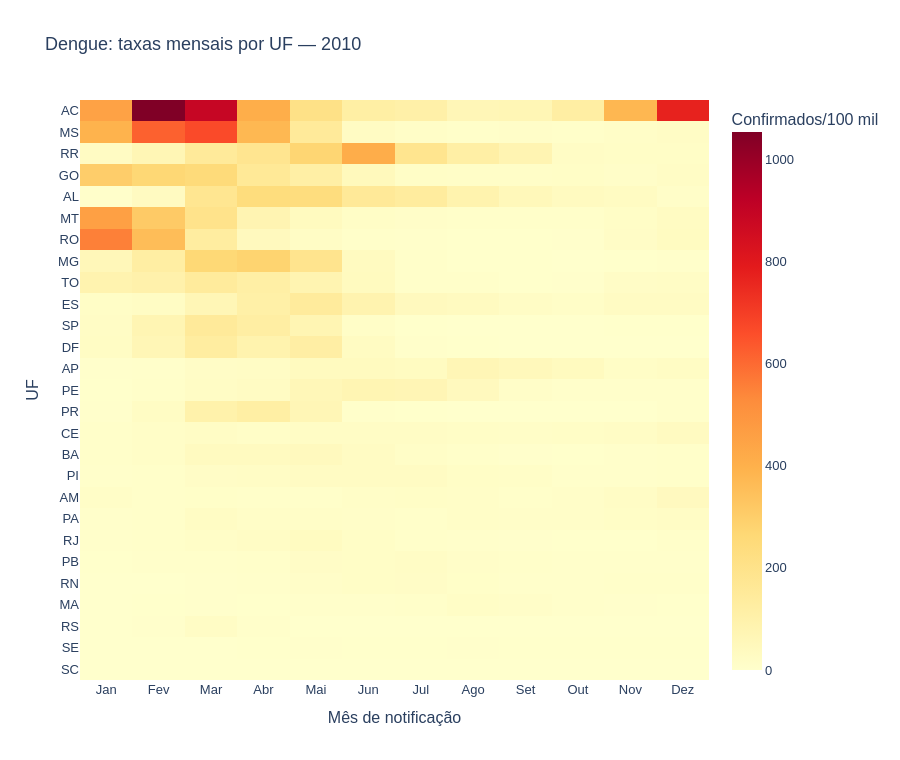

The cell this chart's notebook holds for it:
### Markdown cell above
## 5. Sazonalidade das taxas por UF

Cada célula representa a taxa de confirmados de uma UF em um mês. A ordenação segue
a taxa anual; os valores aparecem ao passar o cursor. O gráfico permite localizar picos
e comparar a distribuição mensal sem confundir estados grandes com taxas elevadas.

### Code cell
ordem_ufs = anual.sort("taxa_confirmados_100k", descending=True)["UF"].to_list()
matriz_taxas = mensal.to_pandas().pivot(index="UF", columns="mes", values="taxa_confirmados_100k").reindex(index=ordem_ufs, columns=range(1, 13))
fig = px.imshow(
    matriz_taxas.to_numpy(), x=MESES, y=ordem_ufs,
    color_continuous_scale="YlOrRd", aspect="auto",
    labels={"x": "Mês de notificação", "y": "UF", "color": "Confirmados/100 mil"},
    title=f"Dengue: taxas mensais por UF — {ANO}",
)
fig.update_traces(hovertemplate="UF: %{y}<br>Mês: %{x}<br>Confirmados/100 mil: %{z:.2f}<extra></extra>")
fig.update_layout(height=760)
mostrar("01_taxas_mensais", fig)

### Figure 1 — Plotly figure (JSON) as saved in the notebook; plotly's stock layout.template omitted (floating-point values rounded to 4 significant figures; data arrays with more than 128 entries replaced by an {"elided": "..."} marker saying what was removed)
{"data": [{"coloraxis": "coloraxis", "hovertemplate": "UF: %{y}<br>Mês: %{x}<br>Confirmados/100 mil: %{z:.2f}<extra></extra>", "name": "0", "type": "heatmap", "x": ["Jan", "Fev", "Mar", "Abr", "Mai", "Jun", "Jul", "Ago", "Set", "Out", "Nov", "Dez"], "xaxis": "x", "y": ["AC", "MS", "RR", "GO", "AL", "MT", "RO", "MG", "TO", "ES", "SP", "DF", "AP", "PE", "PR", "CE", "BA", "PI", "AM", "PA", "RJ", "PB", "RN", "MA", "RS", "SE", "SC"], "yaxis": "y", "z": {"elided": "27x12 float values"}}], "layout": {"coloraxis": {"autocolorscale": false, "colorbar": {"title": {"text": "Confirmados/100 mil"}}, "colorscale": [[0.0, "rgb(255,255,204)"], [0.125, "rgb(255,237,160)"], [0.25, "rgb(254,217,118)"], [0.375, "rgb(254,178,76)"], [0.5, "rgb(253,141,60)"], [0.625, "rgb(252,78,42)"], [0.75, "rgb(227,26,28)"], [0.875, "rgb(189,0,38)"], [1.0, "rgb(128,0,38)"]]}, "font": {"family": "Arial, sans-serif", "size": 13}, "height": 760, "separators": ",.", "title": {"text": "Dengue: taxas mensais por UF — 2010"}, "xaxis": {"anchor": "y", "domain": [0.0, 1.0], "title": {"text": "Mês de notificação"}}, "yaxis": {"anchor": "x", "autorange": "reversed", "domain": [0.0, 1.0], "title": {"text": "UF"}}}}
